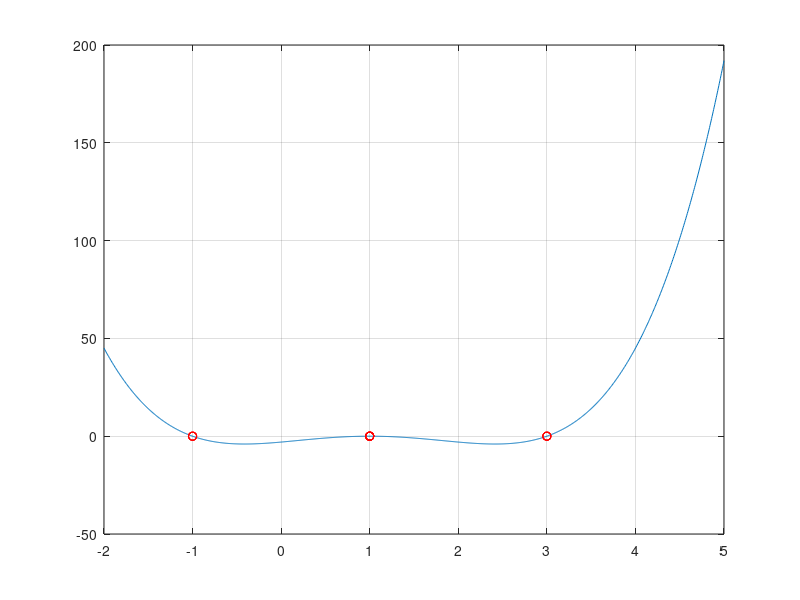

MATLAB code to generate this figure: (Note: this script raises an error after producing the figure.)
% Zad1
clear all
p=[1,-4,2,4,-3];
r=roots(p);
w=@(x) x^4-4*x^3+2*x^2+4*x-3;
wp=@(x) 4*x^3-12*x^2+4*x+4;
x=linspace(-2,5,1200);
y=polyval(p,x);
r_in_range=r(r>=-2 & r<=5);
figure(1)
plot(x,y)
hold on;
plot(r_in_range,zeros(length(r_in_range)),'ro')
grid on;

[x1,err1,iter1]=newton1(w,wp,0.8);
[x2,err2,iter2]=newton1(w,wp,4.2);

figure(2)
semilogy(e)
hold on;
semilogy(err2)
legend('dla 0.8','dla 4.2')

function [x,err,iter]=newton1(f,fp,x0)
x_l=x0;
for i=1:100
    x_n=x_l-f(x_l)/fp(x_l);
    err(i)=abs(x_n-x_l);
     x(i)=x_n;
    if err(i)<1e-8
        break
    end
    x_l=x_n;
   
end
iter=i;
end
%% Zad2
clear all
f=@(v)[sin(v(1))+v(2)^2-5;2*v(1)*v(2)-4*atan(v(2))];
J=@(v)[cos(v(1)),2*v(2);2*v(2),2*v(1)-4*(1/1+v(2)^2)];

x1=[1;2];
[x,err]=newton2(f,J,x1);
semilogy(err)
grid on;

function [x,err]=newton2(f,J,x0)
i=0;
x=x0;
while norm(f(x))>1e-10 && i<80
x=x-J(x)\f(x);
i=i+1;
err(i)=norm(f(x));
end

end
